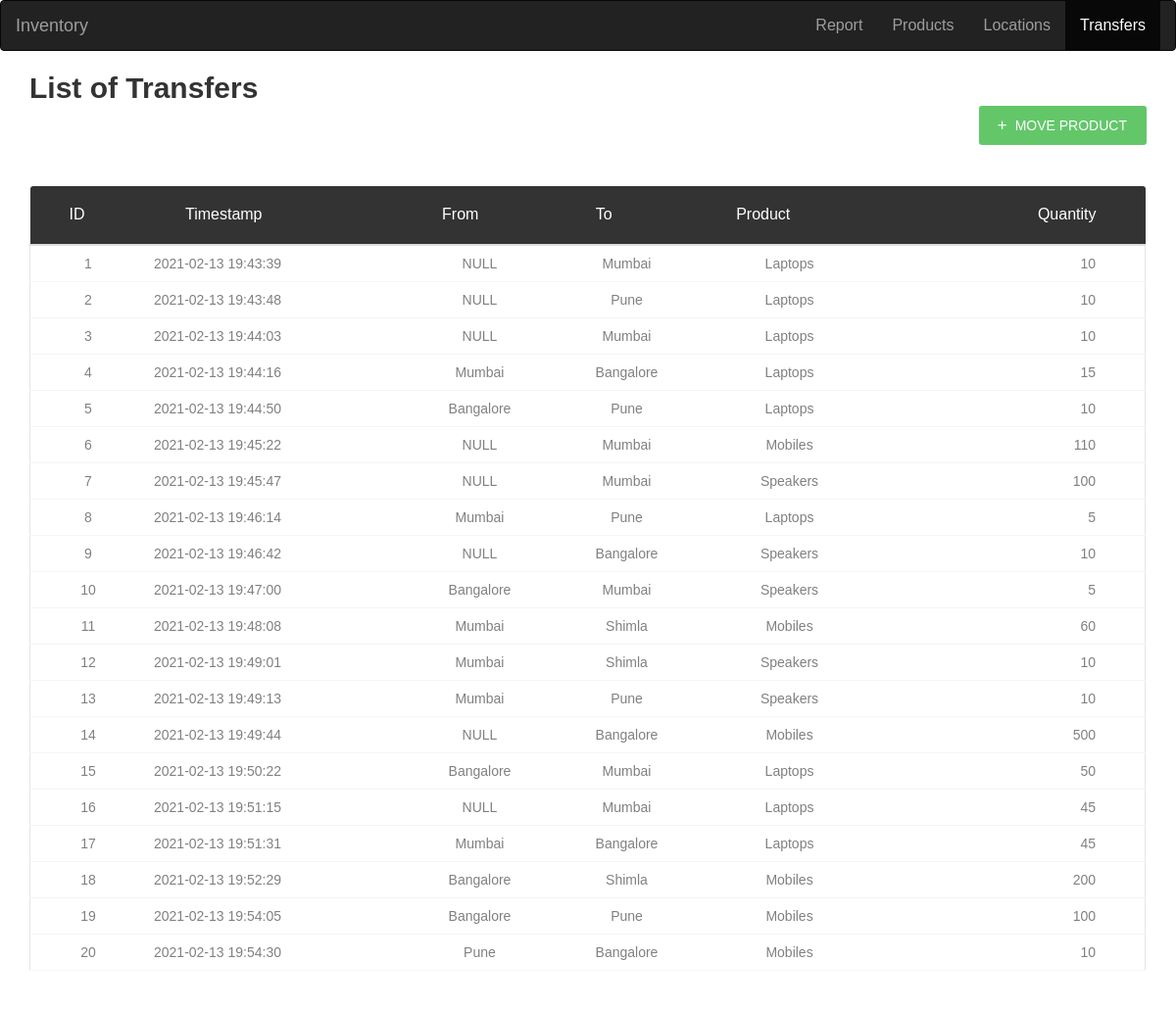
The page /transfers on the database as committed earlier.
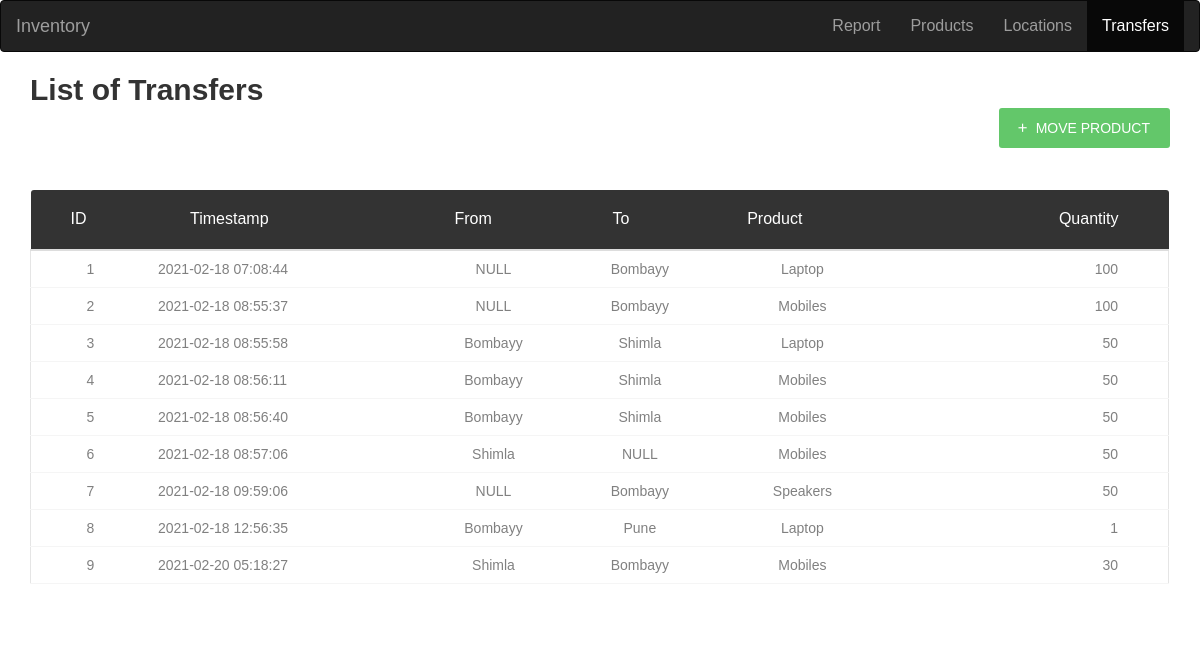
The same page on the database as committed later.
### tables this page shows
CREATE TABLE movement (
    movement_id INTEGER PRIMARY KEY AUTOINCREMENT,
    timestampp TIMESTAMP NOT NULL DEFAULT CURRENT_TIMESTAMP,
    from_l TEXT,
    to_l TEXT,
    prod_name TEXT NOT NULL,
    qty INTEGER NOT NULL,
    FOREIGN KEY(prod_name) REFERENCES product(prod_name),
    FOREIGN KEY(from_l) REFERENCES locationn(location_name),
    FOREIGN KEY(to_l) REFERENCES locationn(location_name)
);

### app.py (the view, shortened to what this page needs)
@app.route('/transfers', methods=('GET', 'POST'))
def transfers():
    conn = get_db_connection()
    m = conn.execute('SELECT * FROM movement').fetchall()
    p = conn.execute('SELECT * FROM product').fetchall()
    r = conn.execute('SELECT * FROM report').fetchall()
    l = conn.execute('SELECT location_name FROM locationn').fetchall()
    conn.close()
    return render_template('transfers.html', m=m, p=p,l=l, r=r)

### app.py (called while the page is built)
def get_db_connection():
    conn = sqlite3.connect('database.db')
    conn.row_factory = sqlite3.Row
    return conn

### templates/transfers.html (shortened to what this page needs)
{% extends 'base.html' %}
{% block content %}
<nav class="navbar navbar-inverse">
    <div class="container-fluid">
        <div class="navbar-header">
            <a class="navbar-brand" href="#">Inventory</a>
        </div>
        <ul class="nav navbar-nav" style="float:right">
            <li class=" nav-item"><a href="/">Report</a></li>
            <li><a class="nav-item" href="products">Products</a></li>
            <li><a class="nav-item" href="locationn">Locations</a></li>
            <li class="active"><a class="nav-item" href="transfers">Transfers</a></li>
        </ul>
    </div>
</nav>
<div class="container">
    <h2>List of Transfers</h2>
    <div style="float:right">
        <a href="#addModal" class="au-btn au-btn-icon au-btn--green au-btn--small" data-toggle="modal"><i
                class="zmdi zmdi-plus"></i> <span>Move Product</span></a>
    </div>
    <br>
    <br>
    <div class="row m-t-30">
        <div class="col-md-12">
            <div class="table-responsive m-b-40">
                <table class="table table-borderless table-data3">
                    <thead>
                        <tr>
                            <th>ID</th>
                            <th>Timestamp</th>
                            <th>from</th>
                            <th>to</th>
                            <th>Product</th>
                            <th>Quantity</th>
                        </tr>
                    </thead>
                    <tbody>
                        {%for i in m %}
                        <tr>
                            <td style="text-align: center;">{{ i['movement_id'] }}</td>
                            <td>{{ i['timestampp'] }}</td>
                            <td style="text-align: center;">{{ i['from_l'] }}</td>
                            <td style="text-align: center;">{{ i['to_l'] }}</td>
                            <td style="text-align: center;">{{ i['prod_name'] }}</td>
                            <td>{{ i['qty'] }}</td>
                        </tr>
                        {% endfor %}
                    </tbody>
                </table>
            </div>
        </div>
    </div>
</div>
{% endblock %}

Rows that differ between the two databases and show on the page:
removed movement: movement_id "10", timestampp "2021-02-13 19:47:00", from_l "Bangalore", to_l "Mumbai", prod_name "Speakers", qty "5"
removed movement: movement_id "11", timestampp "2021-02-13 19:48:08", from_l "Mumbai", to_l "Shimla", prod_name "Mobiles", qty "60"
removed movement: movement_id "12", timestampp "2021-02-13 19:49:01", from_l "Mumbai", to_l "Shimla", prod_name "Speakers", qty "10"
removed movement: movement_id "13", timestampp "2021-02-13 19:49:13", from_l "Mumbai", to_l "Pune", prod_name "Speakers", qty "10"
removed movement: movement_id "14", timestampp "2021-02-13 19:49:44", from_l "NULL", to_l "Bangalore", prod_name "Mobiles", qty "500"
removed movement: movement_id "15", timestampp "2021-02-13 19:50:22", from_l "Bangalore", to_l "Mumbai", prod_name "Laptops", qty "50"
removed movement: movement_id "16", timestampp "2021-02-13 19:51:15", from_l "NULL", to_l "Mumbai", prod_name "Laptops", qty "45"
removed movement: movement_id "17", timestampp "2021-02-13 19:51:31", from_l "Mumbai", to_l "Bangalore", prod_name "Laptops", qty "45"
removed movement: movement_id "18", timestampp "2021-02-13 19:52:29", from_l "Bangalore", to_l "Shimla", prod_name "Mobiles", qty "200"
removed movement: movement_id "19", timestampp "2021-02-13 19:54:05", from_l "Bangalore", to_l "Pune", prod_name "Mobiles", qty "100"
removed movement: movement_id "20", timestampp "2021-02-13 19:54:30", from_l "Pune", to_l "Bangalore", prod_name "Mobiles", qty "10"
changed movement id 1: timestampp "2021-02-13 19:43:39" → "2021-02-18 07:08:44"; to_l "Mumbai" → "Bombayy"; prod_name "Laptops" → "Laptop"; qty "10" → "100"
changed movement id 2: timestampp "2021-02-13 19:43:48" → "2021-02-18 08:55:37"; to_l "Pune" → "Bombayy"; prod_name "Laptops" → "Mobiles"; qty "10" → "100"
changed movement id 3: timestampp "2021-02-13 19:44:03" → "2021-02-18 08:55:58"; from_l "NULL" → "Bombayy"; to_l "Mumbai" → "Shimla"; prod_name "Laptops" → "Laptop"; qty "10" → "50"
changed movement id 4: timestampp "2021-02-13 19:44:16" → "2021-02-18 08:56:11"; from_l "Mumbai" → "Bombayy"; to_l "Bangalore" → "Shimla"; prod_name "Laptops" → "Mobiles"; qty "15" → "50"
changed movement id 5: timestampp "2021-02-13 19:44:50" → "2021-02-18 08:56:40"; from_l "Bangalore" → "Bombayy"; to_l "Pune" → "Shimla"; prod_name "Laptops" → "Mobiles"; qty "10" → "50"
changed movement id 6: timestampp "2021-02-13 19:45:22" → "2021-02-18 08:57:06"; from_l "NULL" → "Shimla"; to_l "Mumbai" → "NULL"; qty "110" → "50"
changed movement "Speakers": timestampp "2021-02-13 19:45:47" → "2021-02-18 09:59:06"; to_l "Mumbai" → "Bombayy"; qty "100" → "50"
changed movement "Pune": timestampp "2021-02-13 19:46:14" → "2021-02-18 12:56:35"; from_l "Mumbai" → "Bombayy"; prod_name "Laptops" → "Laptop"; qty "5" → "1"
changed movement id 9: timestampp "2021-02-13 19:46:42" → "2021-02-20 05:18:27"; from_l "NULL" → "Shimla"; to_l "Bangalore" → "Bombayy"; prod_name "Speakers" → "Mobiles"; qty "10" → "30"
